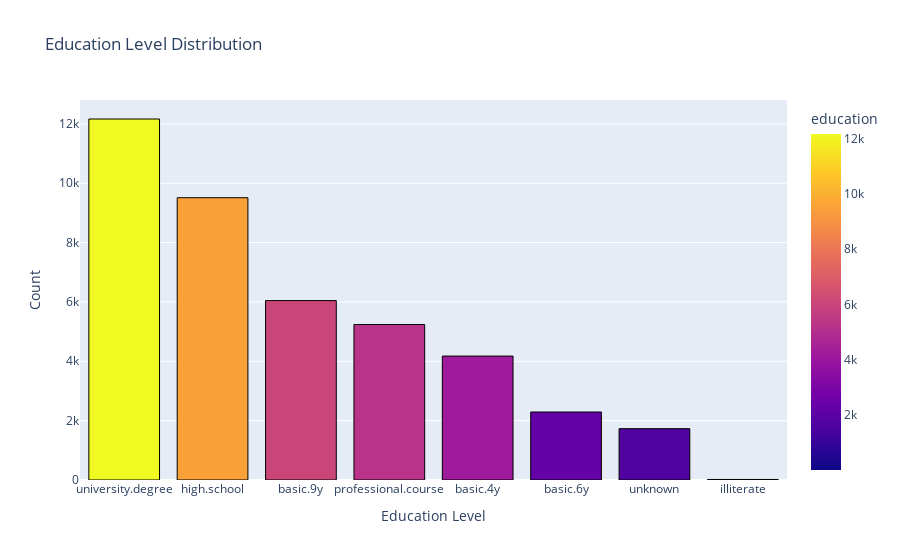

Notebook code for this chart:
### Code cell
fig = px.bar(df['education'].value_counts().reset_index(), x='index', y='education', color='education', title='Education Level Distribution')
fig.update_traces(marker=dict(line=dict(color='black', width=1)))
fig.update_xaxes(title_text='Education Level')
fig.update_yaxes(title_text='Count')
fig.update_layout(xaxis_categoryorder='total descending')
fig.show()

### Figure 1 — Plotly figure (JSON) as saved in the notebook; plotly's stock layout.template omitted (floating-point values rounded to 4 significant figures)
{"data": [{"alignmentgroup": "True", "hovertemplate": "index=%{x}<br>education=%{marker.color}<extra></extra>", "legendgroup": "", "marker": {"color": [12164, 9512, 6045, 5240, 4176, 2291, 1730, 18], "coloraxis": "coloraxis", "line": {"color": "black", "width": 1}, "pattern": {"shape": ""}}, "name": "", "offsetgroup": "", "orientation": "v", "showlegend": false, "textposition": "auto", "type": "bar", "x": ["university.degree", "high.school", "basic.9y", "professional.course", "basic.4y", "basic.6y", "unknown", "illiterate"], "xaxis": "x", "y": [12164, 9512, 6045, 5240, 4176, 2291, 1730, 18], "yaxis": "y"}], "layout": {"barmode": "relative", "coloraxis": {"colorbar": {"title": {"text": "education"}}, "colorscale": [[0, "#0d0887"], [0.1111, "#46039f"], [0.2222, "#7201a8"], [0.3333, "#9c179e"], [0.4444, "#bd3786"], [0.5556, "#d8576b"], [0.6667, "#ed7953"], [0.7778, "#fb9f3a"], [0.8889, "#fdca26"], [1, "#f0f921"]]}, "legend": {"tracegroupgap": 0}, "title": {"text": "Education Level Distribution"}, "xaxis": {"anchor": "y", "categoryorder": "total descending", "domain": [0, 1], "title": {"text": "Education Level"}}, "yaxis": {"anchor": "x", "domain": [0, 1], "title": {"text": "Count"}}}}
